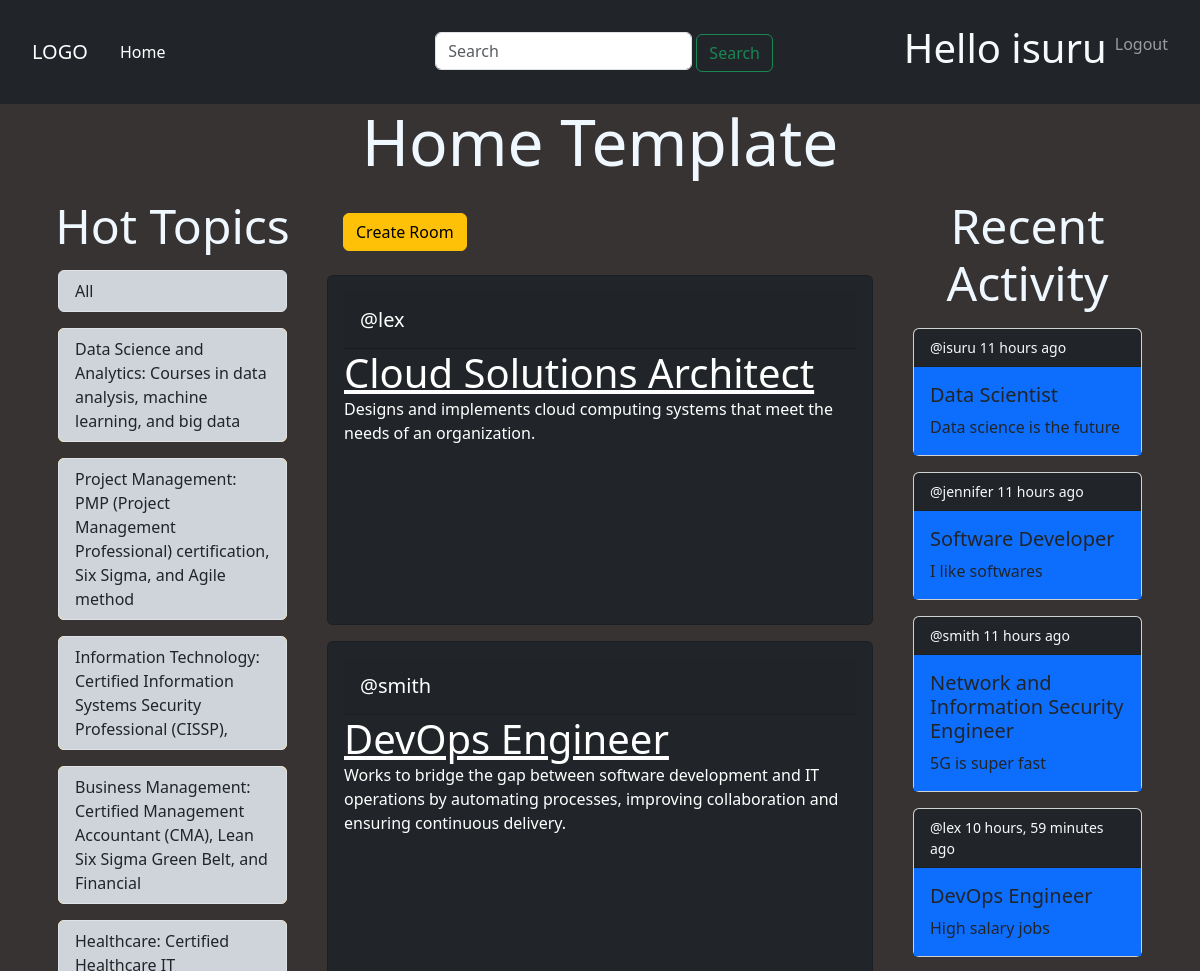
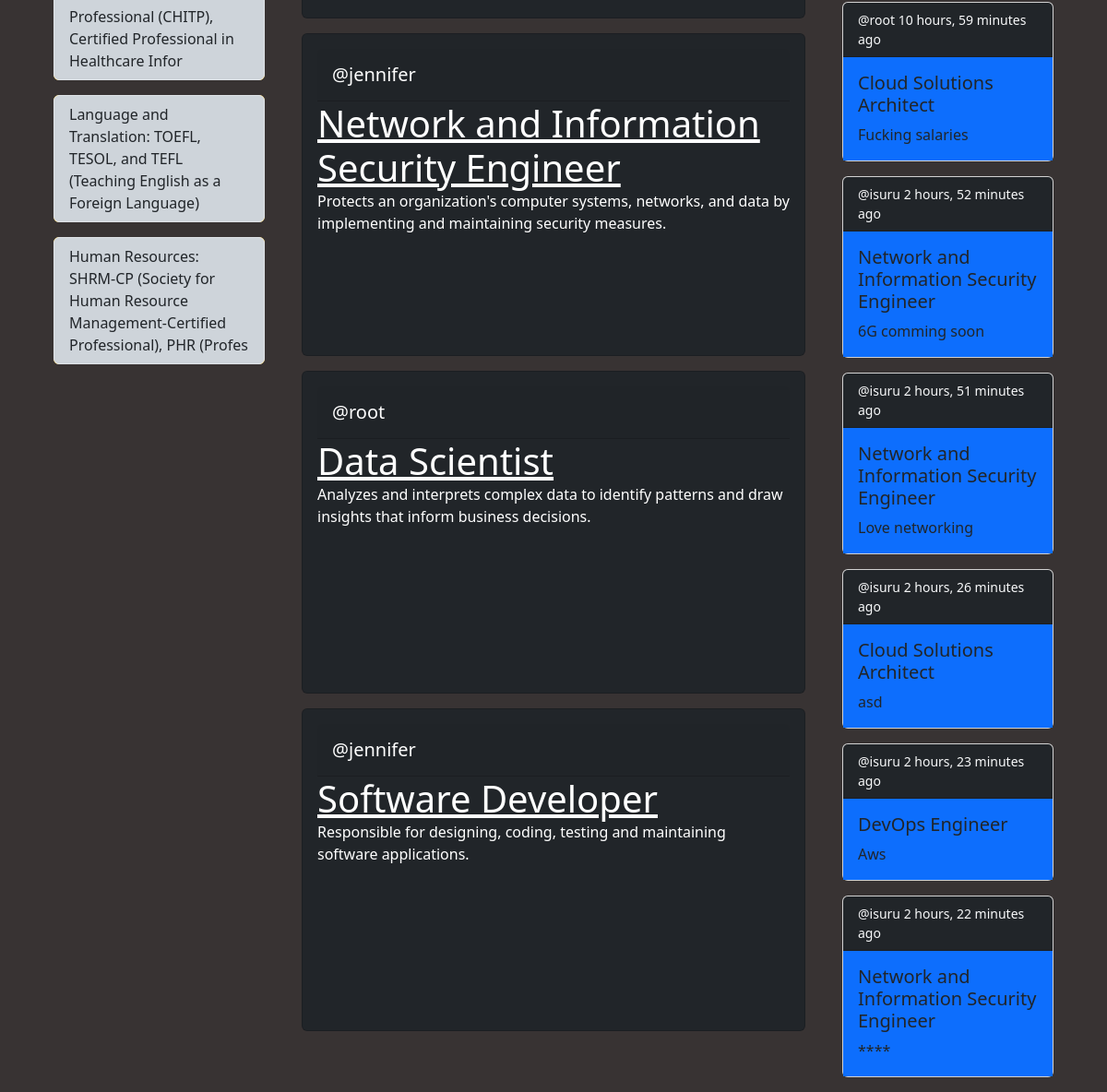
The app's page / (signed in) with its own data (2 pictures, top to bottom).
### base/models.py (models this page shows, shortened)
class Topic(models.Model):
    name = models.CharField(max_length=100)

class Room(models.Model):
    host = models.ForeignKey(User, on_delete=models.SET_NULL, null=True)
    topic = models.ForeignKey(Topic, on_delete=models.SET_NULL, null=True)
    name = models.CharField(max_length=100)
    description = models.TextField(null=True, blank=True)
    participants = models.ManyToManyField(User,related_name="participants")
    updated = models.DateTimeField(auto_now=True)
    created = models.DateTimeField(auto_now_add=True)
    class Meta:
        ordering = ["-created","-updated"]
    def __str__(self):
        return self.name

class Message(models.Model):
    user = models.ForeignKey(User, on_delete=models.CASCADE)
    room = models.ForeignKey(Room, on_delete=models.CASCADE)
    body = models.TextField()
    updated = models.DateTimeField(auto_now=True)
    created = models.DateTimeField(auto_now_add=True)

### base/views.py (the view)
# urls.py: path('', views.home, name="home"),
def home(request):
    if request.GET.get("q") is not None:
        q = request.GET.get("q")
        print(q)
    else:
        q = ""
    rooms = Room.objects.filter(topic__name__contains=q)
    topics = Topic.objects.all()
    comments = Message.objects.filter(room__topic__name__icontains=q)
    context = {"rooms": rooms, "topics": topics,"comments":comments}
    return render(request, "home.html", context)

### templates/home.html (shortened to what this page needs)
<!DOCTYPE html>
<html lang="en">
<head>
	<link href="https://cdn.jsdelivr.net/npm/bootstrap@5.3.0-alpha1/dist/css/bootstrap.min.css" rel="stylesheet"
>
</head>
<body>
{% extends "main.html" %}
{% block content %}
	<div class="container">
		<div class="row">
			<div class="col text-center mb-2">
				<h1 class="display-3 mb-2 ">Home Template</h1>
			</div>
		</div>
		<div class="row ">
			<div class="col-md-3 ">
				<h3 class="display-5 text-center">Hot Topics</h3>
				<div class="list-group m-3 ">
					<a href="" class="list-group-item list-group-item-action bg-dark-subtle">All</a>
				</div>
				{% for topic in topics %}
					<div class="list-group m-3 bg-warning ">
						<a href="{% url "home" %}?q={{ topic.name }}"
						   class="list-group-item list-group-item-action bg-dark-subtle">{{ topic.name }}</a>
					</div>
				{% endfor %}
			</div>
			<div class="col-md-6 ">
				<div class="col">
					<a href="{% url "create-room" %}" class="btn btn-warning m-3 ">Create Room</a>
					<div class="row ">
						<div>
							{% for room in rooms %}
								<div class="card text-white bg-dark mb-3 " style="height: 350px; ">
									<div class="card-body">
										<div class="card-header">
											<ul class="nav nav-pills card-header-pills">
												<li class="nav-item">
													<h5 class="card-subtitle text-white m-2" style="width: 400px;">
														@{{ room.host }}</h5>
												</li>
											</ul>
										</div>
										<a class="card-title display-6"
										   href="{% url "room" room.id %}">{{ room.name }}</a>
										<p class="card-text  ">{{ room.description }}</p>
									</div>
								</div>
							{% endfor %}
						</div>
					</div>
				</div>
			</div>
			<div class="col-md-3 ">
				<h3 class="display-5 text-center">Recent Activity</h3>
				{% for comment in comments %}
					<div class="card m-3">
						<small class="card-header bg-dark text-light">@{{ comment.user }} {{ comment.created|timesince }} ago</small>
					<div class="card-body bg-primary">
						<h5 class="card-title">{{ comment.room }}</h5>
						<p class="card-text">{{ comment.body }}</p>
					</div>
					</div>
				{% endfor %}
			</div>
		</div>
	</div>
{% endblock %}

### templates/navbar.html (shortened to what this page needs)
<!DOCTYPE html>
<html lang="en">
<head>
</head>
<body>
<nav class="navbar navbar-expand-lg navbar-dark  bg-dark text-light p-4 ">
	<a class="navbar-brand p-2" href=""> LOGO</a>
	<div class="collapse navbar-collapse">
		<div class="navbar-nav">
			<a class="nav-item nav-link active" href="">Home</a>
		</div>
	</div>
	<div class="collapse navbar-collapse d-flex justify-content-end">
		<form class="form-inline my-2 my-lg-0" method="GET" action="{% url "home" %}">
			<label>
				<input class="form-control " type="search" placeholder="Search">
			</label>
			<button class="btn btn-outline-success " type="submit">Search</button>
		</form>
	</div>
	<div class="collapse navbar-collapse d-flex justify-content-end ">
		<div class="navbar-nav ">
			{% if request.user.is_authenticated %}
				<h6 class="nav-item display-6 small ">Hello {{ request.user }} </h6>
				<a class="nav-item nav-link" href="{% url "logout" %}">Logout</a>
			{% else %}
				<a class="nav-item nav-link" href="{% url "login" %}">Login</a>
			{% endif %}
		</div>
	</div>
</nav>
</body>
</html>

### templates/main.html (style rules this page uses)
body { background-color: #383333; color: aliceblue; }

### records on screen
Topic: name "Data Science and Analytics: Courses in data analysis, machine learning, and big data"
Topic: name "Project Management: PMP (Project Management Professional) certification, Six Sigma, and Agile method"
Topic: name "Information Technology: Certified Information Systems Security Professional (CISSP),"
Topic: name "Business Management: Certified Management Accountant (CMA), Lean Six Sigma Green Belt, and Financial"
Topic: name "Healthcare: Certified Healthcare IT Professional (CHITP), Certified Professional in Healthcare Infor"
Topic: name "Language and Translation: TOEFL, TESOL, and TEFL (Teaching English as a Foreign Language)"
Topic: name "Human Resources: SHRM-CP (Society for Human Resource Management-Certified Professional), PHR (Profes"
Room: host "lex", name "Cloud Solutions Architect", description "Designs and implements cloud computing systems that meet the needs of an organization."
Room: host "smith", name "DevOps Engineer", description "Works to bridge the gap between software development and IT operations by automating processes, improving collaboration and ensuring continuous delivery."
Room: host "jennifer", name "Network and Information Security Engineer", description "Protects an organization's computer systems, networks, and data by implementing and maintaining security measures."
Room: host "root", name "Data Scientist", description "Analyzes and interprets complex data to identify patterns and draw insights that inform business decisions."
Room: host "jennifer", name "Software Developer", description "Responsible for designing, coding, testing and maintaining software applications."
Message: user "isuru", created "11 hours", room "Data Scientist", body "Data science is the future"
Message: user "jennifer", created "11 hours", room "Software Developer", body "I like softwares"
Message: user "smith", created "11 hours", room "Network and Information Security Engineer", body "5G is super fast"
Message: user "lex", created "10 hours, 59 minutes", room "DevOps Engineer", body "High salary jobs"
Message: user "root", created "10 hours, 59 minutes", room "Cloud Solutions Architect", body "Fucking salaries"
Message: user "isuru", created "2 hours, 52 minutes", room "Network and Information Security Engineer", body "6G comming soon"
Message: user "isuru", created "2 hours, 51 minutes", room "Network and Information Security Engineer", body "Love networking"
Message: user "isuru", created "2 hours, 26 minutes", room "Cloud Solutions Architect", body "asd"
Message: user "isuru", created "2 hours, 23 minutes", room "DevOps Engineer", body "Aws"
Message: user "isuru", created "2 hours, 22 minutes", room "Network and Information Security Engineer", body "****"

### other values on screen
{{ request.user }} "isuru"
